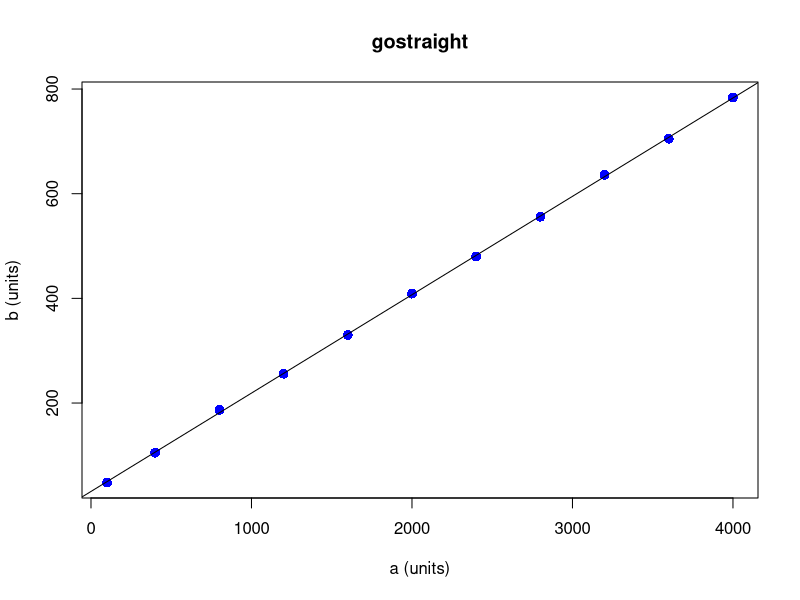

This chart was generated by the following R code:
# gostraight: y=.188x+31.086

a <- c(100, 400, 800, 1200, 1600, 2000, 2400, 2800, 3200, 3600, 4000)
b <- c(48, 105, 187, 256, 330, 409, 480, 556, 636, 705, 784)
print(lm(b ~ a), digits=3)

plot(a, b, pch = 16, cex = 1.3, col = "blue", main = "gostraight", xlab = "a (units)", ylab = "b (units)")
abline(lm(b ~ a))


# swing right: y=10.725x+10.139

a <- c(.5, 1, 3, 5, 7, 9, 11, 13, 15)
b <- c(15, 20, 45, 64, 83, 107, 129, 148, 172)
print(lm(b ~ a), digits=5)

# swing left: y=10.768x-7.1602
a <- c(-0.5, -1, -3, -5, -7, -9, -11, -13, -15)
b <- c(-12, -19, -39, -61, -84, -102, -125, -148, -169)
print(lm(b ~ a), digits=5)

# rotate right: y=10.993x+18.899

a <- c(0.5, 1 , 2 , 3 , 4 , 5 , 6 , 7 , 8  , 9  , 10 , 11 , 12 , 13 , 14 , 15)
b <- c(18 , 29, 42, 56, 70, 70, 87, 96, 105, 117, 127, 136, 160, 160, 172, 182)
print(lm(b ~ a), digits=5)

# rotate left: y=-10.567x-19.481

a <- c(-0.5, -1 , -2 , -3 , -4 , -5 , -6 , -7 , -8  , -9  , -10 , -11 , -12 , -13 , -14 ,  -15)
b <- c(-24 , -30, -41, -51, -62, -74, -82, -97, -103, -112, -124, -135, -147, -156, -167, -180)
print(lm(b ~ a), digits=5)

